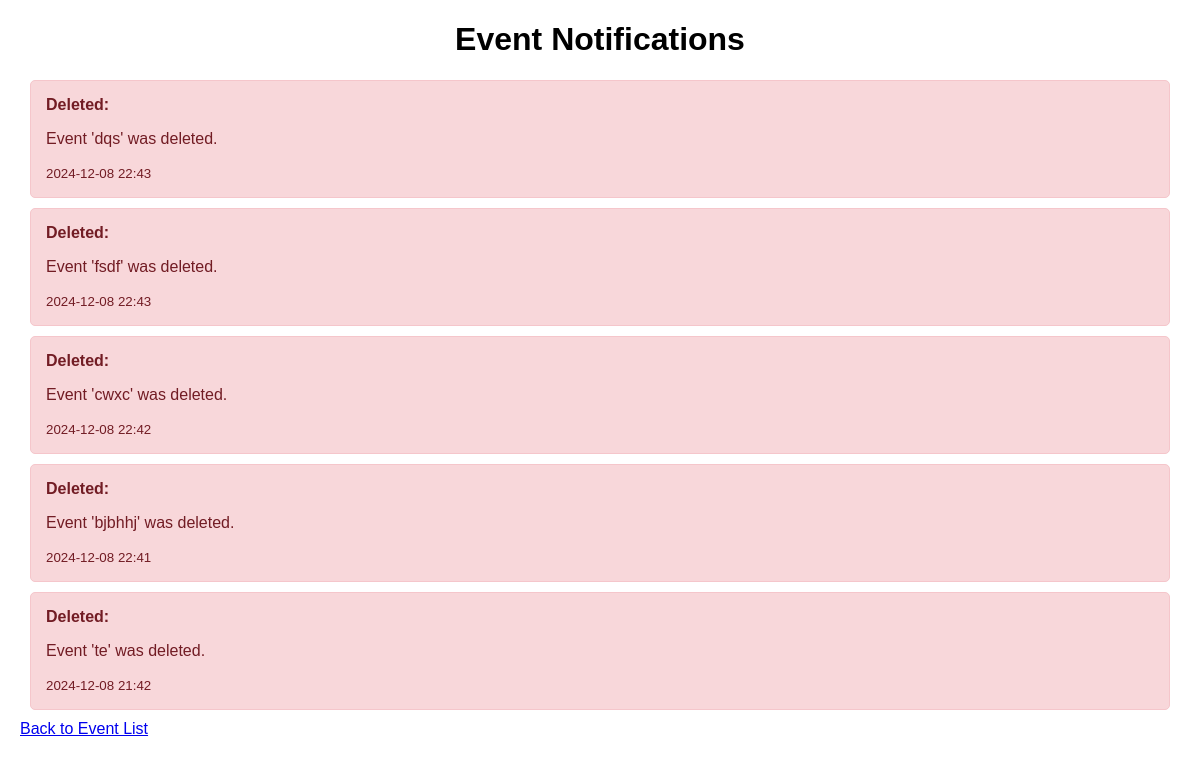
The page /notifications on the database as committed earlier.
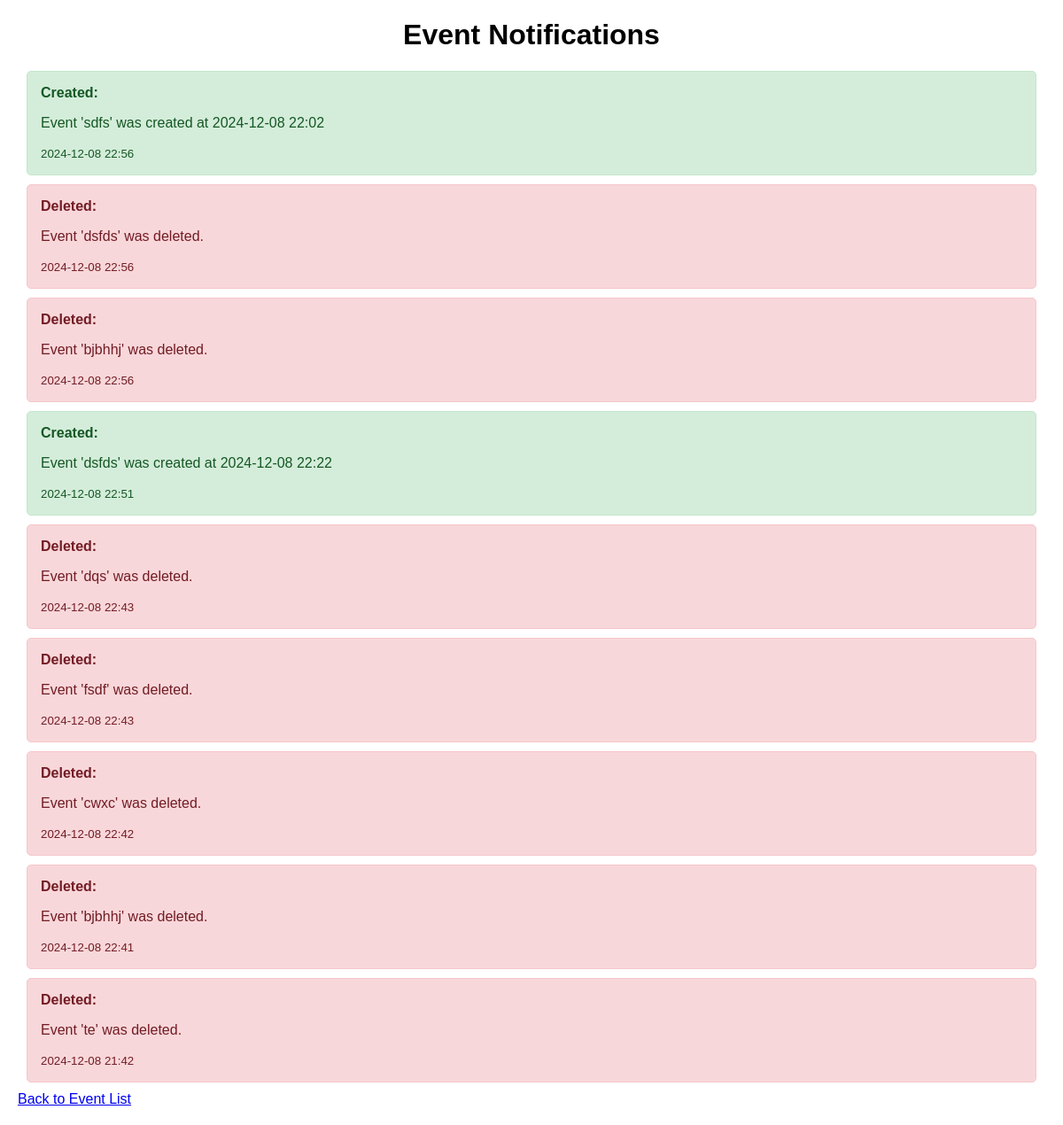
The same page on the database as committed later.
### app/models/notification.py (models this page shows)
class Notification(db.Model):
    id = db.Column(db.Integer, primary_key=True)
    action = db.Column(
        db.String(50), nullable=False
    )  # Action (Created, Updated, Deleted)
    message = db.Column(db.Text, nullable=False)  # Details about the event change
    timestamp = db.Column(db.DateTime, default=datetime.now)  # Timestamp of the change
    event_id = db.Column(
        db.Integer, db.ForeignKey("event.event_id"), nullable=True
    )  # Link to the event
    event = db.relationship("Event", backref=db.backref("notifications", lazy=True))

### app/views.py (the view)
@register_views.route("/notifications")
def notifications():
    notifications = Notification.query.order_by(Notification.timestamp.desc()).all()
    return render_template("notifications.html", notifications=notifications)

### app/templates/notifications.html (shortened to what this page needs)
<!doctype html>
<html lang="en">
  <head>
  </head>
  <body>
    <h1>Event Notifications</h1>
    <div>
      {% if notifications %} {% for notification in notifications %}
      <div
        class="notification {% if notification.action == 'Created' %}success{% elif notification.action == 'Deleted' %}danger{% else %}info{% endif %}"
      >
        <strong>{{ notification.action }}:</strong>
        <p>{{ notification.message }}</p>
        <small>{{ notification.timestamp.strftime('%Y-%m-%d %H:%M') }}</small>
      </div>
      {% endfor %} {% else %}
      <p>No notifications yet.</p>
      {% endif %}
    </div>
    <a href="{{ url_for('views.event_calendar') }}">Back to Event List</a>
  </body>
</html>

### app/templates/notifications.html (style rules this page uses)
body { font-family: Arial, sans-serif; margin: 20px; }
h1 { text-align: center; }
.notification { background-color: #f4f4f4; padding: 15px; margin: 10px; border-radius: 5px; border: 1px solid #ccc; }
.notification.success { background-color: #d4edda; color: #155724; border-color: #c3e6cb; }
.notification.danger { background-color: #f8d7da; color: #721c24; border-color: #f5c6cb; }

Rows that differ between the two databases and show on the page:
added Notification: action "Created", message "Event 'sdfs' was created at 2024-12-08 22:02", timestamp "2024-12-08 22:56"
added Notification: action "Deleted", message "Event 'dsfds' was deleted.", timestamp "2024-12-08 22:56"
added Notification: action "Deleted", message "Event 'bjbhhj' was deleted.", timestamp "2024-12-08 22:56"
added Notification: action "Created", message "Event 'dsfds' was created at 2024-12-08 22:22", timestamp "2024-12-08 22:51"
